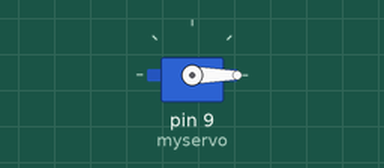
Simulated run of this sketch. Board: Arduino Uno, built with avr-gcc and run on an emulated ATmega328P. Shown: servo.

Above: at 0.05 s.
At 8.15 s:
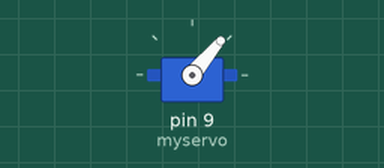
At 16.4 s:
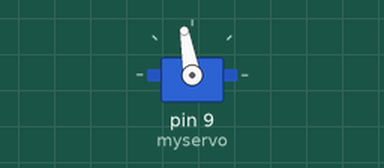
At 32.9 s:
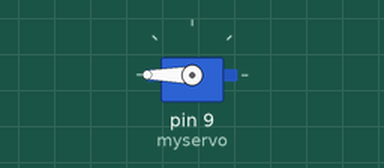
Timing chart, 0 to 42.9 s (numbered marks = the images above):
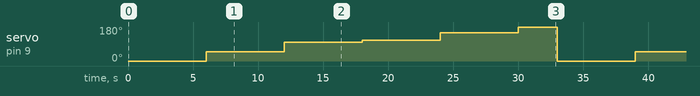

Measured:
- by itself, servo on pin 9 (myservo): repeats every 33.0 s: 100° 6.0 s, 110° 6.0 s, 150° 6.0 s, 180° 3.0 s, 0° 6.0 s, 50° 6.0 s

The sketch:

Knob_teste_servo_com_valores.ino
```cpp
/*
Posição do serve com valores fixos
*/
#include <Servo.h>

Servo myservo;

int val;

void setup() {
  myservo.attach(9);
}

void loop() {
  val = 0;
  val = map(val, 0, 1023, 0, 180);
  myservo.write(val);
  delay(3000);
 val = 50;
 delay(3000);
 myservo.write(val);
 delay(3000);
  val = 100;
 delay(3000);
 myservo.write(val);
delay(3000);
  val = 110;
 delay(3000);
 myservo.write(val);
delay(3000);
  val = 150;
 delay(3000);
 myservo.write(val);
delay(3000);
  val = 180;
 delay(3000);
 myservo.write(val);
delay(3000);
}
```
